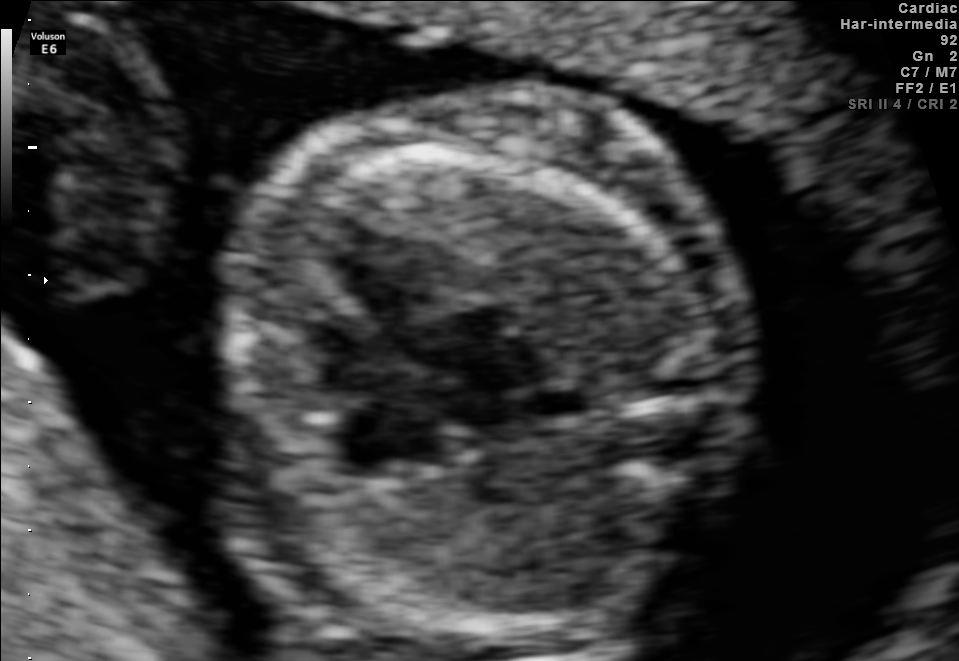
#> input picture dataset/testing/images/001.png, 959 x 661 px
$ python -i preprocessing.py   (imports and definitions only)
#> lines starting #> are read from the running program, lines starting #| are printed output that depends on the picture
#> further down, picture is the input picture: shape (661, 959, 3); min 0, max 255, mean 51.9
import cv2
import numpy as np

def preprocess_image(img_bgr: np.ndarray) -> tuple[np.ndarray, np.ndarray]:
    """
    Preprocessing is intentionally classical:
    - conversion to grayscale
    - intensity normalization
    - median filter for speckle noise
    - CLAHE for local contrast
    - bilateral filter for edge preservation
    """
    gray = cv2.cvtColor(img_bgr, cv2.COLOR_BGR2GRAY)
    gray = cv2.normalize(gray, None, 0, 255, cv2.NORM_MINMAX)

    median = cv2.medianBlur(gray, 5)

    clahe = cv2.createCLAHE(clipLimit=3.0, tileGridSize=(8, 8))
    contrast = clahe.apply(median)
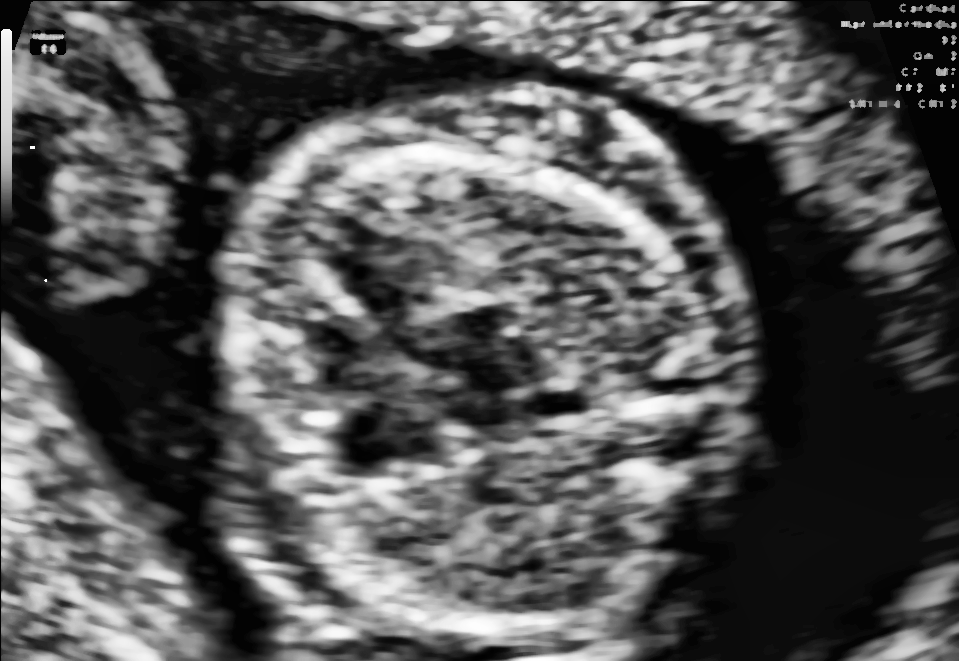
#> contrast: shape (661, 959); min 1, max 255, mean 85.2

    bilateral = cv2.bilateralFilter(contrast, d=7, sigmaColor=45, sigmaSpace=45)

    # Mild sharpening helps keep ellipse edges more visible.
    blur = cv2.GaussianBlur(bilateral, (0, 0), 2.0)
    sharpened = cv2.addWeighted(bilateral, 1.5, blur, -0.5, 0)

    kernel = cv2.getStructuringElement(cv2.MORPH_ELLIPSE, (3, 3))
    final = cv2.morphologyEx(sharpened, cv2.MORPH_CLOSE, kernel, iterations=1)

    return gray, final

>>> import cv2
>>> picture = cv2.imread('../dataset/testing/images/001.png')
>>> result = preprocess_image(picture)

$ run again, on dataset/testing/images/002.png
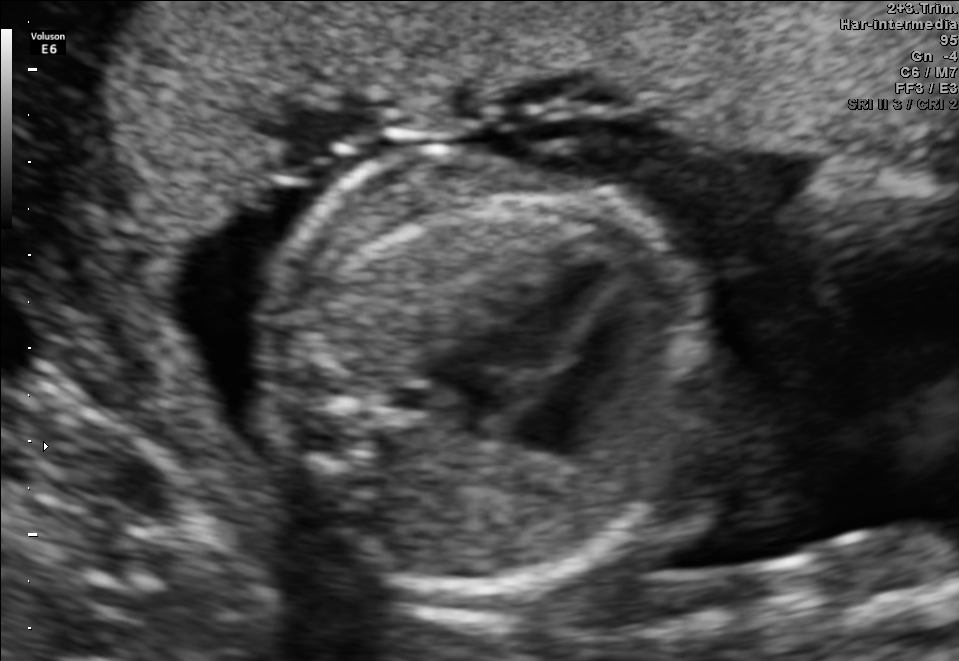
#> input picture dataset/testing/images/002.png, 959 x 661 px
#> picture is the input picture: shape (661, 959, 3); min 0, max 255, mean 69.4
#> in preprocess_image, `contrast = clahe.apply(median)`:
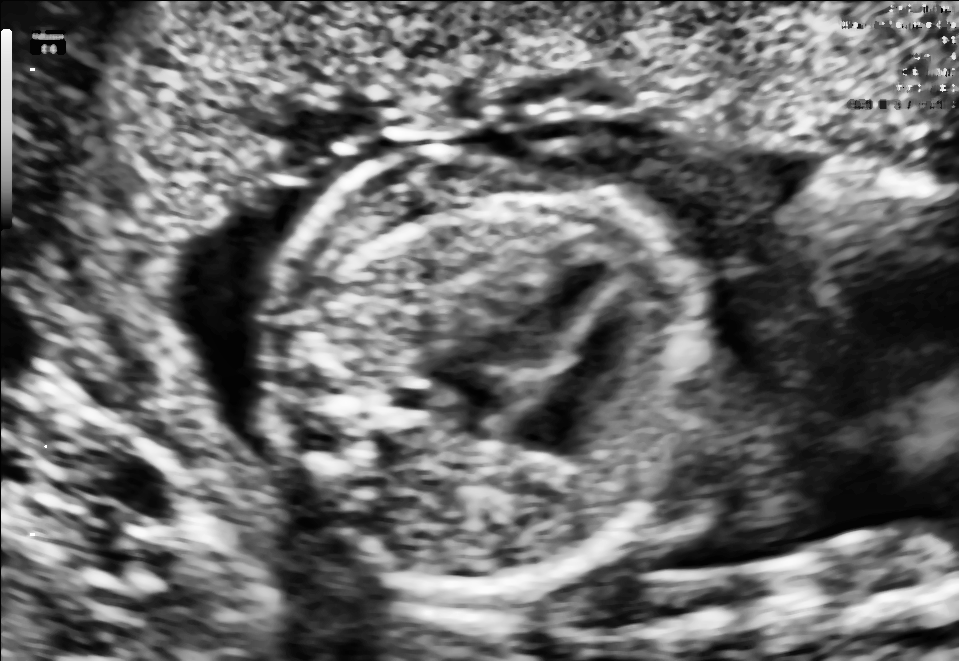
#> contrast: shape (661, 959); min 1, max 255, mean 106.3
#> in preprocess_image, `blur = cv2.GaussianBlur(bilateral, (0, 0), 2.0)`:
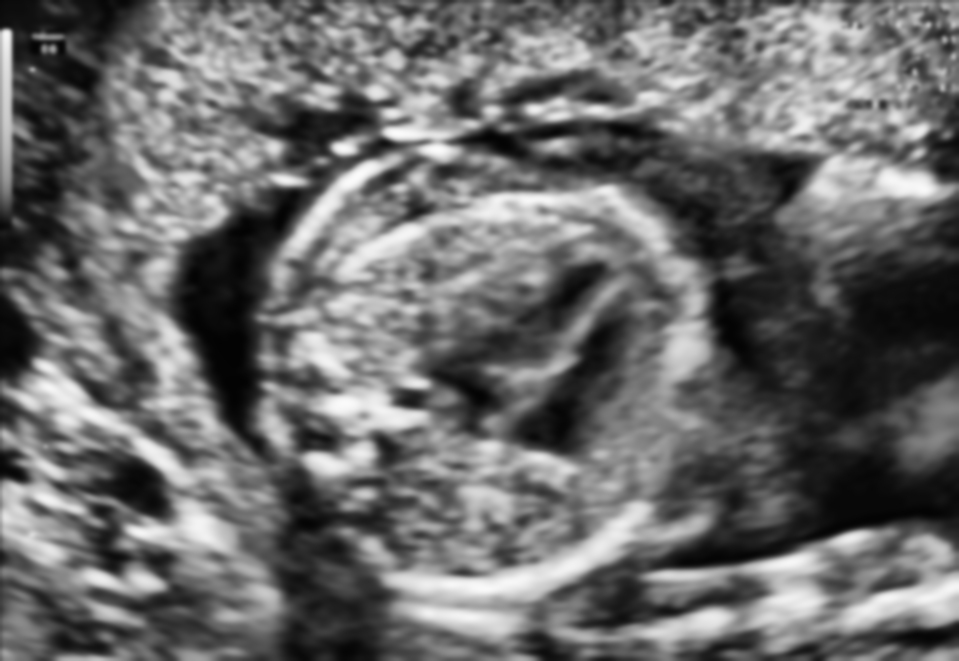
#> blur: shape (661, 959); min 3, max 251, mean 106.4

$ run again, on dataset/testing/images/003.png
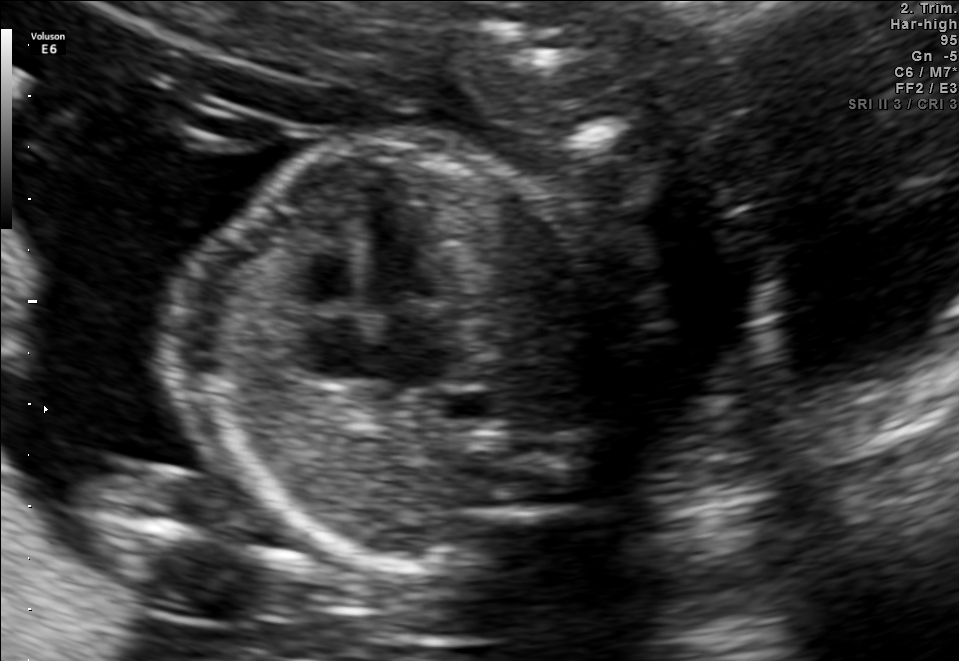
#> input picture dataset/testing/images/003.png, 959 x 661 px
#> picture is the input picture: shape (661, 959, 3); min 0, max 255, mean 51.1
#> in preprocess_image, `contrast = clahe.apply(median)`:
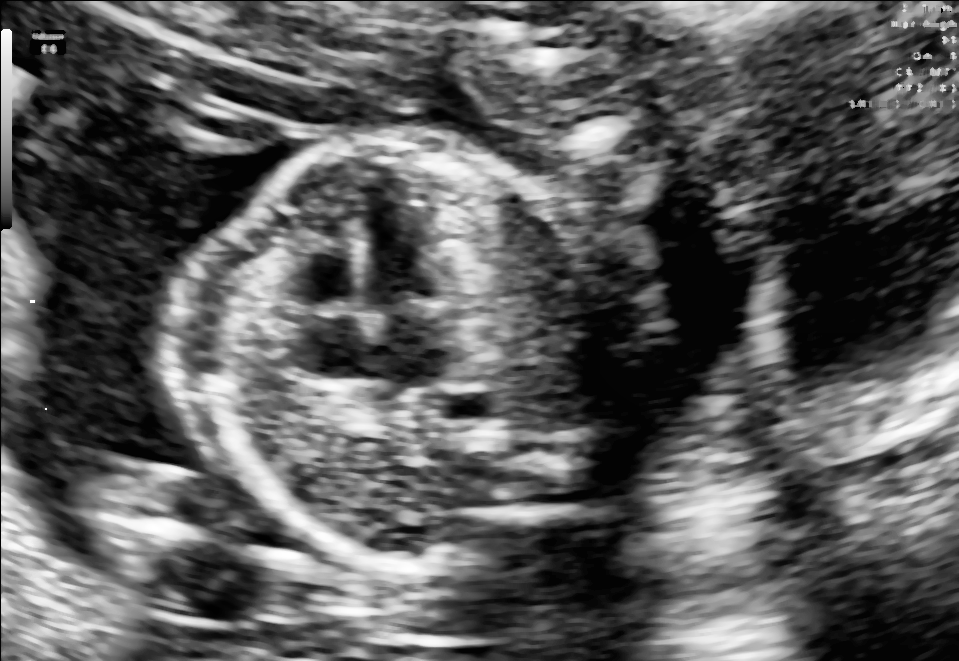
#> contrast: shape (661, 959); min 0, max 255, mean 90.7
#> in preprocess_image, `blur = cv2.GaussianBlur(bilateral, (0, 0), 2.0)`:
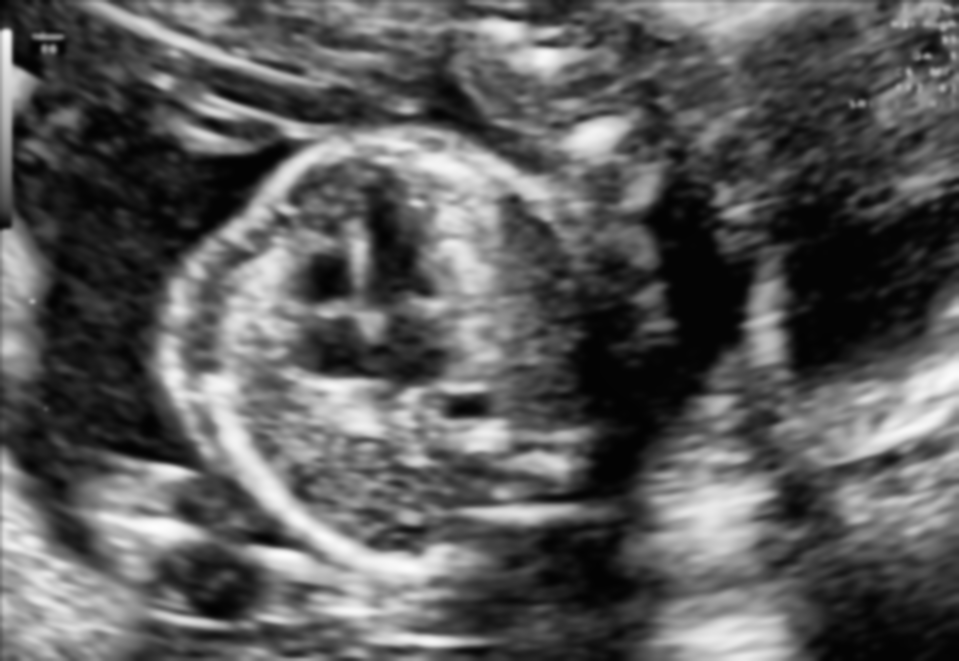
#> blur: shape (661, 959); min 2, max 253, mean 90.9

$ run again, on dataset/testing/images/004.png
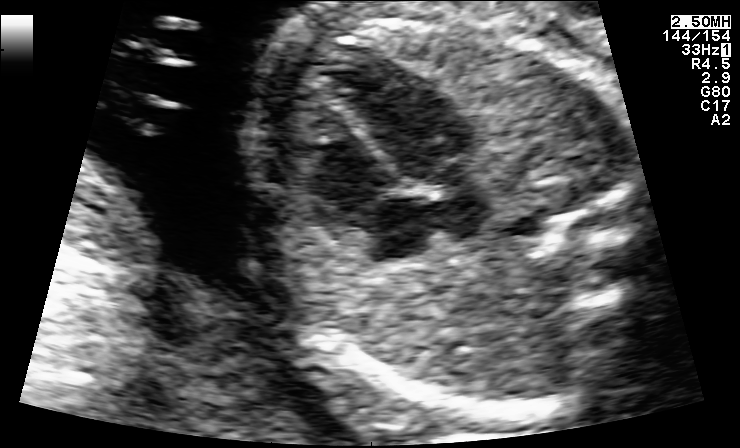
#> input picture dataset/testing/images/004.png, 740 x 448 px
#> picture is the input picture: shape (448, 740, 3); min 0, max 255, mean 69.3
#> in preprocess_image, `contrast = clahe.apply(median)`:
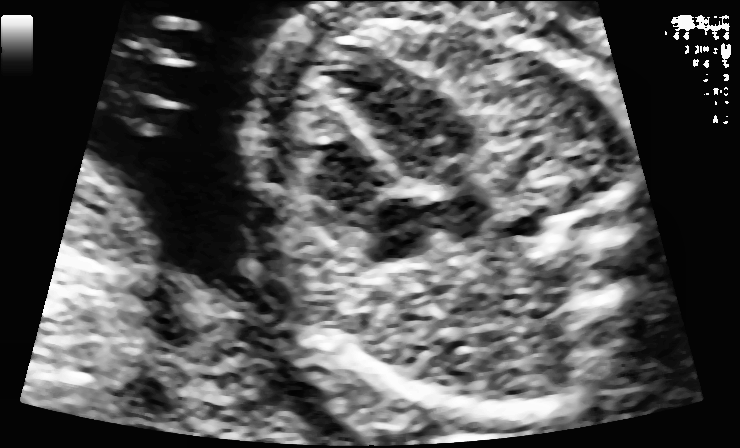
#> contrast: shape (448, 740); min 1, max 255, mean 83.9
#> in preprocess_image, `blur = cv2.GaussianBlur(bilateral, (0, 0), 2.0)`:
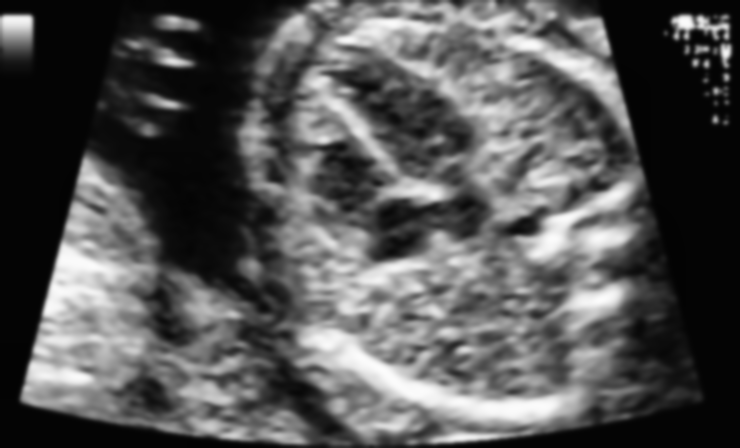
#> blur: shape (448, 740); min 3, max 252, mean 83.9
